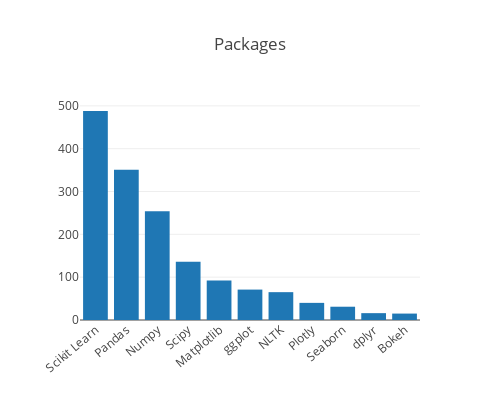

Notebook source saved alongside this figure:
### Code cell
layout = Layout(
    paper_bgcolor='rgba(0,0,0,0)',
    plot_bgcolor='rgba(0,100,15,10)'
)

bar_layout = Layout(
    barmode='group',
    height=400,
    width=500,
    xaxis=dict(tickangle=-40),
    paper_bgcolor='rgba(0,0,0,0)',
    plot_bgcolor='rgba(0,0,0,0)',
    title = 'Packages'
)

graph_data = []

skills4 = {'Packages': Packages}

for a, skill_dict in skills4.items():
    graph_data.append(go.Bar(
        x = list(skillset_df[a].index),
        y = list(skillset_df[a][1]),
        name = a))

py.offline.iplot(Figure(data=graph_data, layout=bar_layout), filename='Skillsets1')

### Figure 1 — Plotly figure (JSON) as saved in the notebook; plotly's stock layout.template omitted (floating-point values rounded to 4 significant figures)
{"data": [{"name": "Packages", "type": "bar", "uid": "784a59fe-bb62-11e8-bc48-4c3488ea762f", "x": ["Scikit Learn", "Pandas", "Numpy", "Scipy", "Matplotlib", "ggplot", "NLTK", "Plotly", "Seaborn", "dplyr", "Bokeh"], "y": [488, 351, 254, 136, 92, 71, 65, 40, 31, 16, 15]}], "layout": {"barmode": "group", "height": 400, "paper_bgcolor": "rgba(0,0,0,0)", "plot_bgcolor": "rgba(0,0,0,0)", "title": "Packages", "width": 500, "xaxis": {"tickangle": -40}}}
